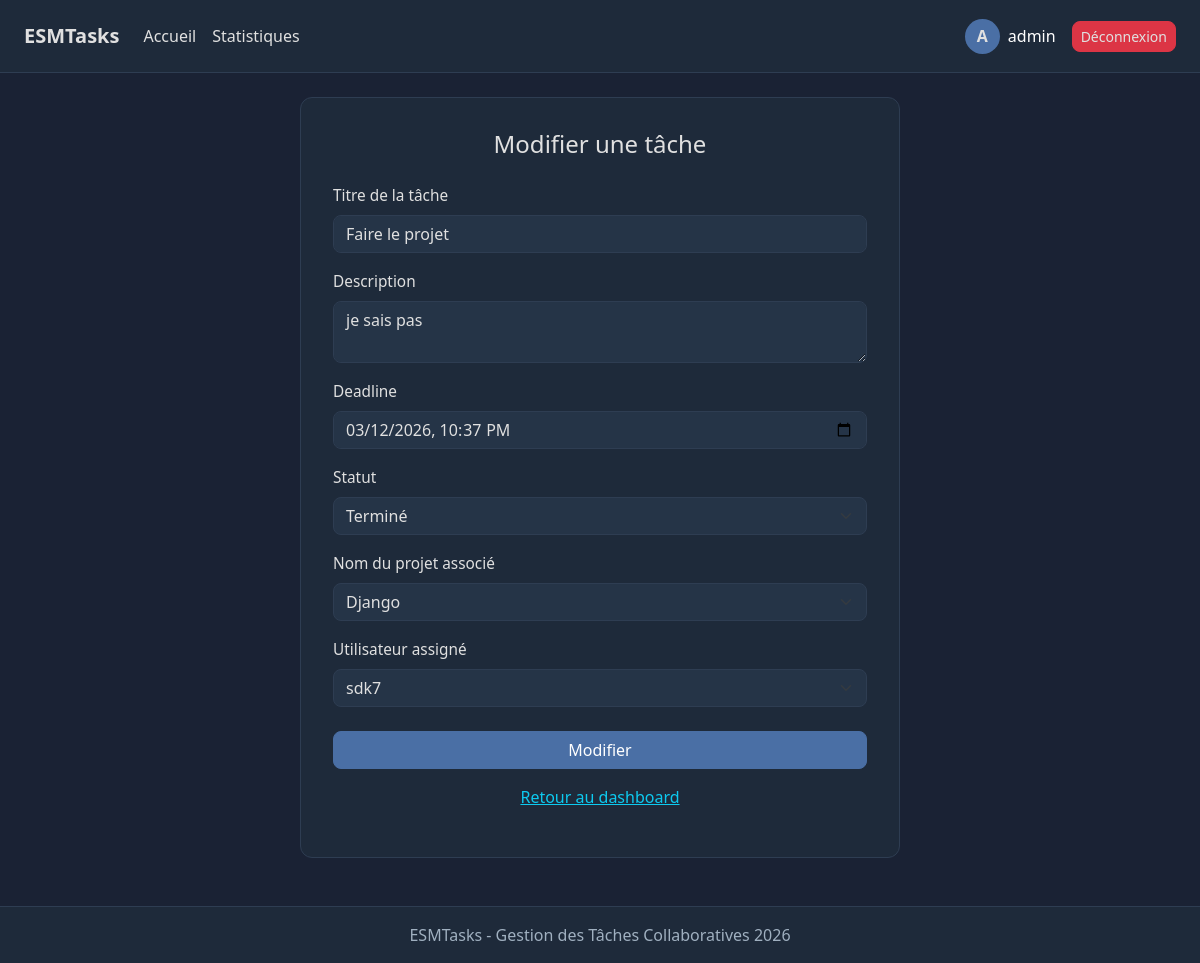
The page /tasks/1/edit/ (signed in) on the database as committed earlier.
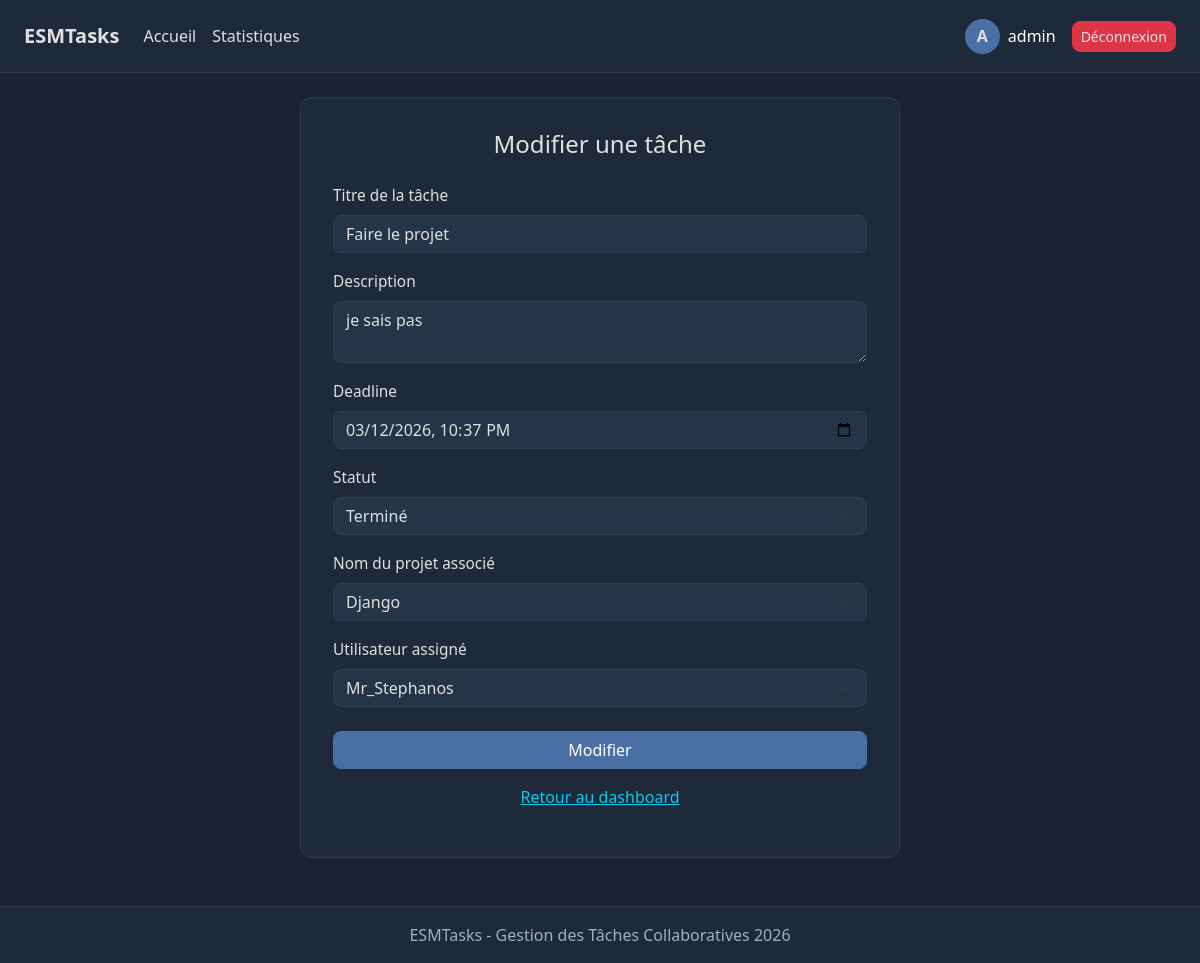
The same page on the database as committed later.
### tasks/models.py (models this page shows, shortened)
class Task(models.Model):
    STATUS_CHOICES = [
        ('todo', 'À faire'),
        ('in_progress', 'En cours'),
        ('done', 'Terminé'),
    ]
    title = models.CharField(max_length=200)
    description = models.TextField(blank=True)
    deadline = models.DateTimeField()
    status = models.CharField(max_length=20, choices=STATUS_CHOICES, default='todo')
    project = models.ForeignKey('Project', related_name='tasks', on_delete=models.CASCADE)
    assigned_to = models.ForeignKey(User, related_name='assigned_tasks', on_delete=models.CASCADE)
    created_by = models.ForeignKey(User, related_name='created_tasks', on_delete=models.CASCADE)
    created_at = models.DateTimeField(auto_now_add=True)
    completed_at = models.DateTimeField(null=True, blank=True)

class Project(models.Model):
    name = models.CharField(max_length=200)
    description = models.TextField(blank=True)
    created_by = models.ForeignKey(User, on_delete=models.CASCADE, related_name='projects')
    members = models.ManyToManyField(User, related_name='joined_projects', blank=True)
    created_at = models.DateTimeField(auto_now_add=True)

### tasks/views.py (the view, shortened to what this page needs)
# urls.py: path('tasks/<int:pk>/edit/', views.edit_task, name='edit_task'),
@login_required
def edit_task(request, pk):
    task = Task.objects.get(pk=pk)
    if request.user != task.project.created_by and request.user != task.assigned_to:
        return redirect('dashboard')
    return render(request, 'tasks/edit_task.html', {
        'task': task,
        'projects': Project.objects.all(),
        'users': User.objects.filter(profile__isnull=False)
    })

### tasks/templates/tasks/edit_task.html (shortened to what this page needs)
{% extends 'tasks/base.html' %}
{% block content %}
<div class="form-card">
<h4 class="text-center mb-4">Modifier une tâche</h4>
<form method="POST">
    <div class="mb-3">
            <label class="form-label">Titre de la tâche</label>
    <input type="text" name="title" class="form-control" value="{{task.title}}">
    </div>
    <div class="mb-3">
            <label class="form-label">Description</label>
            <textarea name="description" class="form-control">{{task.description}}</textarea>
    </div>
    <div class="mb-3">
            <label class="form-label">Deadline</label>
    <input type="datetime-local" name="deadline" class="form-control"
    value="{{ task.deadline|date:'Y-m-d' }}T{{ task.deadline|time:'H:i' }}">
    </div>
    <div class="mb-3">
            <label class="form-label">Statut</label>
    <select name="status" id="status" class="form-select">
    <option value="done" {% if task.status == 'done' %}selected{% endif %}>Terminé</option>
</select>
    </div>
    <div class="mb-3">
            <label class="form-label">Nom du projet associé</label>
<select name="project" class="form-select">
    {% for project in projects %}
        <option value="{{ project.pk }}"
            {% if project == task.project %}selected{% endif %}>
            {{ project.name }}
        </option>
    {% endfor %}
</select>
    </div>
    <div class="mb-3">
            <label class="form-label">Utilisateur assigné</label>
<select name="assigned_to" class="form-select">
    {% for user in users %}
        <option value="{{ user.pk }}"
            {% if user == task.assigned_to %}selected{% endif %}>
            {{ user.username }}
        </option>
    {% endfor %}
</select>
    </div>
    <div class="d-flex gap-2 mt-4">
            <button type="submit" class="btn btn-primary w-100">Modifier</button>
        </div>
</form>
<p class="text-center text-secondary mt-3"><a href="{% url 'dashboard' %}" class="text-info">Retour au dashboard</a>
</p>
</div>
    {% endblock %}

### tasks/templates/tasks/base.html (shortened to what this page needs)
<!DOCTYPE html>
{% load static %}
<html lang="fr">
<head>
    <link href="https://cdn.jsdelivr.net/npm/bootstrap@5.3.0/dist/css/bootstrap.min.css" rel="stylesheet">
    <link rel="stylesheet" href="{% static 'style.css' %}">
</head>
<body>
<nav class="navbar navbar-expand-lg px-4 py-3">
    <a class="navbar-brand fw-bold text-white me-4" href="{% url 'dashboard' %}"> ESMTasks</a>
    <a href="{% url 'dashboard' %}" class="text-decoration-none me-3">Accueil</a>
    <a href="{% url 'stats' %}" class="text-decoration-none">Statistiques</a>
    <div class="ms-auto d-flex align-items-center gap-3">
        {% if request.user.is_authenticated %}
            <a href="{% url 'profile' %}" class="d-flex align-items-center gap-2 text-decoration-none">
                {% if request.user.profile.avatar %}
                    <img src="{{ request.user.profile.avatar.url }}"
                         width="35" height="35"
                         style="border-radius: 50%; object-fit: cover;">
                {% else %}
                    <div style="width:35px; height:35px; border-radius:50%;
                                background-color:#4a6fa5; display:flex;
                                align-items:center; justify-content:center;
                                font-weight:bold;">
                        {{ request.user.username|first|upper }}
                    </div>
                {% endif %}
                <span class="text-white">{{ request.user.username }}</span>
            </a>
            <a href="{% url 'logout' %}" class="btn btn-sm btn-danger">Déconnexion</a>
        {% else %}
            <a href="{% url 'login' %}" class="btn btn-sm btn-outline-light">Connexion</a>
            <a href="{% url 'register' %}" class="btn btn-sm btn-primary">Inscription</a>
        {% endif %}
    </div>
</nav>
<div class="container mt-4">
    {% block content %}
    {% endblock %}
</div>
<footer>
    ESMTasks - Gestion des Tâches Collaboratives 2026
</footer>
</body>
</html>

### tasks/static/style.css (style rules this page uses)
body { background-color: #1a2234; color: #e0e0e0; font-family: 'Segoe UI', sans-serif; }
.navbar { background-color: #1e2a3a !important; border-bottom: 1px solid #2e3d52; }
.navbar a { color: #e0e0e0 !important; }
.form-control, .form-select { background-color: #253447; border: 1px solid #2e3d52; color: #e0e0e0; border-radius: 8px; }
.btn-primary { background-color: #4a6fa5; border-color: #4a6fa5; border-radius: 8px; }
.btn-danger { border-radius: 8px; }
.form-label { color: #e0e0e0 !important; font-size: 0.96rem; }
.form-card { background-color: #1e2a3a; border: 1px solid #2e3d52; border-radius: 12px; padding: 2rem; max-width: 600px; margin: 0 auto; }
footer { background-color: #1e2a3a; border-top: 1px solid #2e3d52; color: #a0b0c0; text-align: center; padding: 1rem; margin-top: 3rem; }

Rows that differ between the two databases and show on the page:
changed through a linked row, Task "Faire le projet": assigned_to "sdk7" → "Mr_Stephanos"
